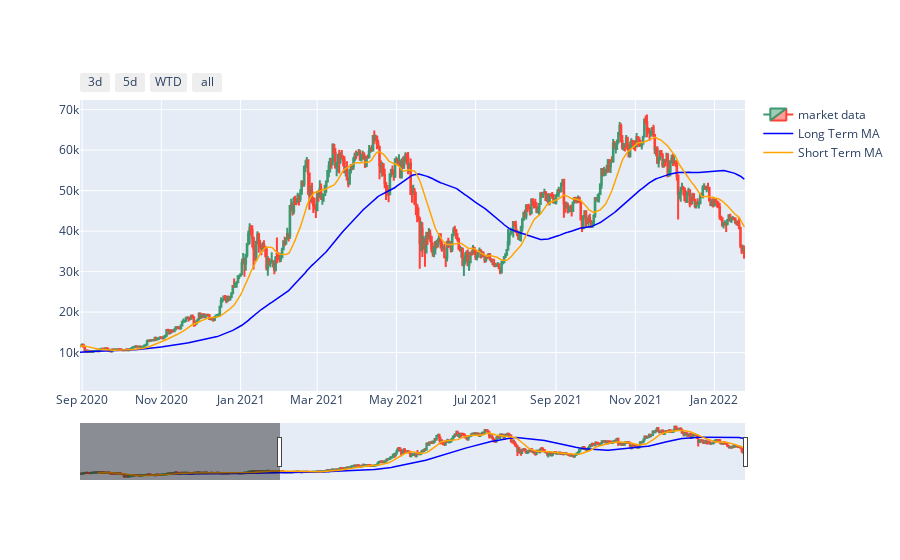

Notebook code for this chart:
### Code cell
#declare figure
fig = go.Figure()

#Candlestick
fig.add_trace(go.Candlestick(x=data.index,
                open=data['Open'],
                high=data['High'],
                low=data['Low'],
                close=data['Close'], name = 'market data'))

#Add Moving average on the graph
fig.add_trace(go.Scatter(x=data.index, y= data['MA20'],line=dict(color='blue', width=1.5), name = 'Long Term MA'))
fig.add_trace(go.Scatter(x=data.index, y= data['MA5'],line=dict(color='orange', width=1.5), name = 'Short Term MA'))

#Updating X axis and graph
# X-Axes
fig.update_xaxes(
    rangeslider_visible=True,
    rangeselector=dict(
        buttons=list([
            dict(count=3, label="3d", step="day", stepmode="backward"),
            dict(count=5, label="5d", step="day", stepmode="backward"),
            dict(count=7, label="WTD", step="day", stepmode="todate"),
            dict(step="all")
        ])
    )
)

#Show
fig.show()

### Figure 1 — Plotly figure (JSON) as saved in the notebook; plotly's stock layout.template omitted (floating-point values rounded to 4 significant figures; data arrays with more than 128 entries replaced by an {"elided": "..."} marker saying what was removed)
{"data": [{"close": {"elided": "732 float values"}, "high": {"elided": "732 float values"}, "low": {"elided": "732 float values"}, "name": "market data", "open": {"elided": "732 float values"}, "type": "candlestick", "x": {"elided": "732 str values"}}, {"line": {"color": "blue", "width": 1.5}, "name": "Long Term MA", "type": "scatter", "x": {"elided": "732 str values"}, "y": {"elided": "732 float values"}}, {"line": {"color": "orange", "width": 1.5}, "name": "Short Term MA", "type": "scatter", "x": {"elided": "732 str values"}, "y": {"elided": "732 float values"}}], "layout": {"autosize": true, "xaxis": {"autorange": false, "range": ["2020-08-30 07:46:44.1822", "2022-01-24 12:00"], "rangeselector": {"buttons": [{"count": 3, "label": "3d", "step": "day", "stepmode": "backward"}, {"count": 5, "label": "5d", "step": "day", "stepmode": "backward"}, {"count": 7, "label": "WTD", "step": "day", "stepmode": "todate"}, {"step": "all"}]}, "rangeslider": {"autorange": true, "range": ["2020-01-23 12:00", "2022-01-24 12:00"], "visible": true, "yaxis": {"_template": null, "rangemode": "match"}}, "type": "date"}, "yaxis": {"autorange": true, "range": [513.5, 72380.0], "type": "linear"}}}
